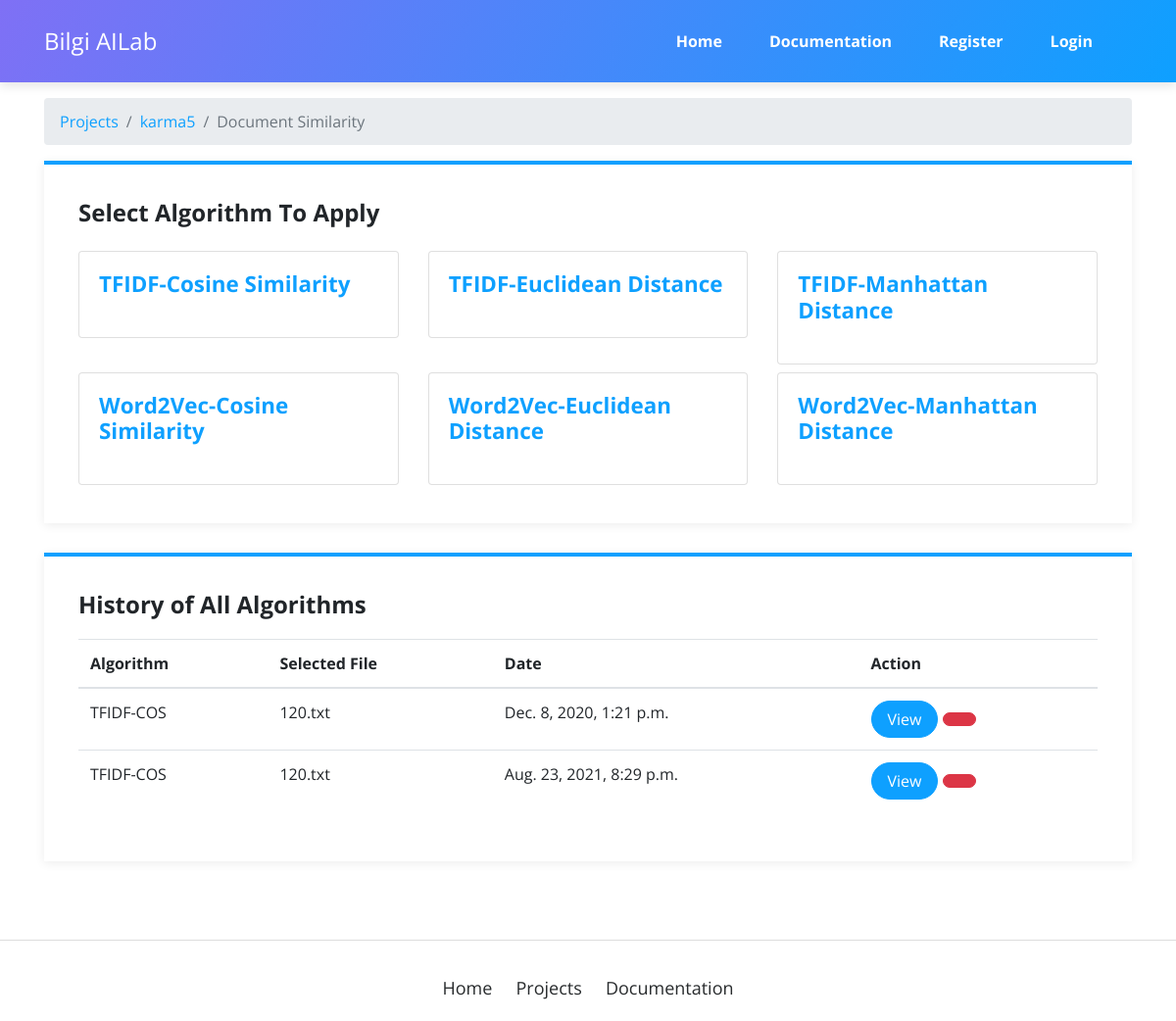
The app's page /projects/29/document-similarity with its own data.
### project/models.py (models this page shows, shortened)
class Project(models.Model):
    title = models.CharField(max_length=100)
    author = models.ForeignKey(User, on_delete=models.CASCADE, null=True)
    project_folder = models.CharField(max_length=32)
    date = models.DateTimeField(auto_now_add=True)

### document_similarity/models.py (models this page shows, shortened)
class Report(models.Model):
    date = models.DateTimeField(auto_now_add=True)
    project = models.ForeignKey(Project, on_delete=models.CASCADE, related_name='sim_project')
    algorithm = models.CharField(max_length=100)
    all_data = models.TextField()
    selected_document_index = models.IntegerField()
    selected_document_name = models.CharField(max_length=1024)

### document_similarity/views.py (the view)
# urls.py: path('<int:pk>/document-similarity', views.similarity_algorithms, name='similarity_algorithms'),
def similarity_algorithms(request, pk):
    project = get_object_or_404(Project, pk=pk)
    reports = Report.objects.filter(project_id=pk)
    content = {'project': project, 'reports': reports,
               'title': f'Document Similarity - {project.title}'}
    breadcrumb = {
        "Projects": reverse('all_projects'),
        project.title: reverse('show_project', args=[project.id]),
        "Document Similarity": ""
    }
    content['breadcrumb'] = breadcrumb
    return render(request, 'document_similarity/index.html', content)

### templates/document_similarity/index.html (shortened to what this page needs)
{% extends 'base.html' %}
{% block content %}
    <main class="page project-page">
        <section class="portfolio-block project">
            <div class="container">
                <div class="project-card-no-image">
                    <h3 style="font-size: 24px;">Select Algorithm To Apply</h3>
                    <div class="row">
                        <div class="col-md-4 my-1">
                            <div class="card">
                                <div class="card-body">
                                    <h3>
                                        TFIDF-Cosine Similarity
                                    </h3>
                                </div>
                            </div>
                        </div>
                        <div class="col-md-4 my-1">
                            <div class="card">
                                <div class="card-body">
                                    <h3>
                                        TFIDF-Euclidean Distance
                                    </h3>
                                </div>
                            </div>
                        </div>
                        <div class="col-md-4 my-1">
                            <div class="card">
                                <div class="card-body">
                                    <h3>
                                        TFIDF-Manhattan Distance
                                    </h3>
                                </div>
                            </div>
                        </div>
                    </div>
                    <div class="row">
                        <div class="col-md-4 my-1">
                            <div class="card">
                                <div class="card-body">
                                    <h3>
                                        Word2Vec-Cosine Similarity
                                    </h3>
                                </div>
                            </div>
                        </div>
                        <div class="col-md-4 my-1">
                            <div class="card">
                                <div class="card-body">
                                    <h3>
                                        Word2Vec-Euclidean Distance
                                    </h3>
                                </div>
                            </div>
                        </div>
                        <div class="col-md-4 my-1">
                            <div class="card">
                                <div class="card-body">
                                    <h3>
                                        Word2Vec-Manhattan Distance
                                    </h3>
                                </div>
                            </div>
                        </div>
                    </div>
                </div>
                <div class="project-card-no-image">
                    <h3 style="font-size: 24px;">History of All Algorithms</h3>
                    {% include 'document_similarity/components/history-table.html' %}
                </div>
            </div>
        </section>
    </main>
{% endblock %}

### templates/components/breadcrumb.html
{% if breadcrumb %}
    <div class="container">
        <nav style="margin-top: 100px" aria-label="breadcrumb">
            <ol class="breadcrumb">
                {% for key, value in breadcrumb.items %}
                    {% if value != "" %}
                        <li class="breadcrumb-item"><a href="{{ value }}">{{ key }}</a></li>
                    {% elif value == "" %}
                        <li class="breadcrumb-item active" aria-current="page">{{ key }}</li>
                    {% endif %}
                {% endfor %}
            </ol>
        </nav>
    </div>
{% endif %}

### templates/document_similarity/components/history-table.html (shortened to what this page needs)
{% if reports %}
    <div class="table-responsive">
        <table class="table">
            <thead>
            <tr>
                <th>Algorithm</th>
                <th>Selected File</th>
                <th>Date</th>
                <th>Action</th>
            </tr>
            </thead>
            <tbody>
            {% for report in reports %}
                <tr>
                    <td class="text-uppercase">{{ report.algorithm }}</td>
                    <td>{{ report.selected_document_name }}</td>
                    <td>{{ report.date }}</td>
                    <td>
                        <a href="{% url 'view_similarity_report' report.project.id report.algorithm report.id %}"
                           class="btn btn-primary"> View</a>
                        <a href="{% url 'remove_similarity_report' report.project.id report.algorithm report.id %}"
                           class="btn btn-danger"></a>
                    </td>
                </tr>
            {% endfor %}
            </tbody>
        </table>
    </div>
{% else %}
    <p>No records to show. After you apply any algorithm they will appear here.</p>
{% endif %}

### templates/document_similarity/index.html (style rules this page uses)
.card { transition: background, color 200ms, 200ms; background: white; color: #0ea0ff; }

### records on screen
Project: breadcrumb "karma5"
Report: algorithm "TFIDF-COS", selected_document_name "120.txt", date "Dec. 8, 2020, 1:21 p.m."
Report: algorithm "TFIDF-COS", selected_document_name "120.txt", date "Aug. 23, 2021, 8:29 p.m."

### other values on screen
{{ key }} "Projects"
{{ key }} "Document Similarity"
